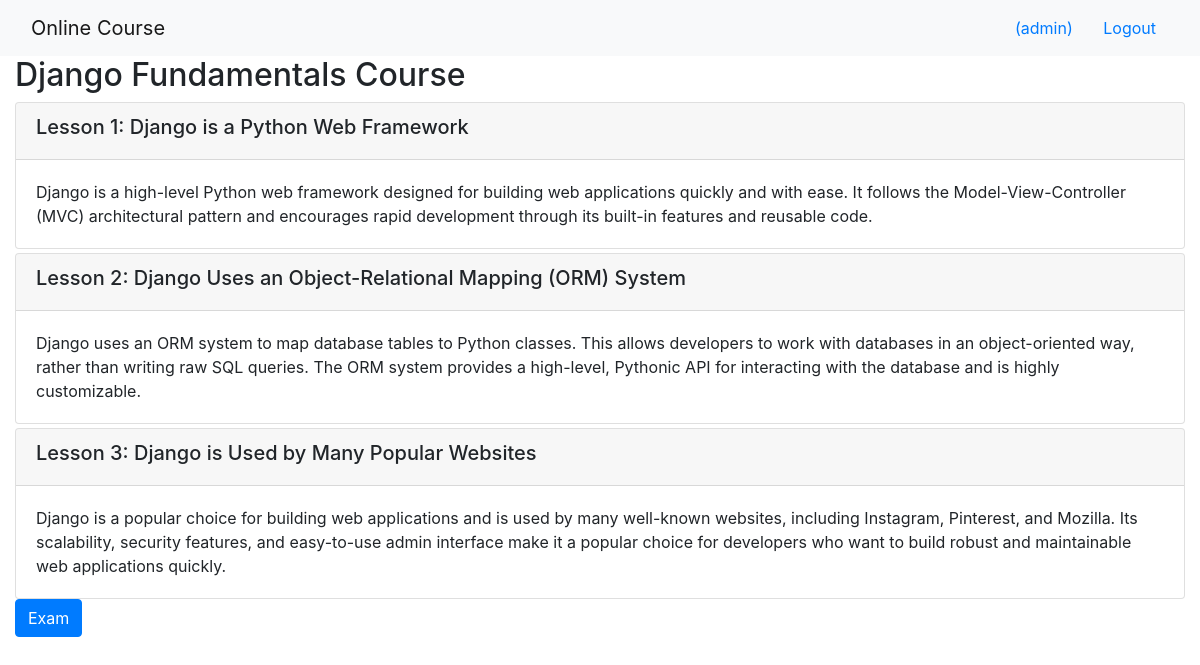
The app's page /onlinecourse/2/ (signed in) with its own data.
### onlinecourse/models.py (models this page shows, shortened)
class Course(models.Model):
    name = models.CharField(null=False, max_length=30, default='online course')
    description = models.CharField(max_length=1000)
    pub_date = models.DateField(null=True)
    image = models.FileField(upload_to='course_images/', blank=True, null=True)
    instructors = models.ManyToManyField(Instructor)
    users = models.ManyToManyField(settings.AUTH_USER_MODEL, through='Enrollment')
    total_enrollment = models.IntegerField(default=0)
    is_enrolled = False

class Lesson(models.Model):
    title = models.CharField(max_length=200, default="title")
    order = models.IntegerField(default=0)
    course = models.ForeignKey(Course, on_delete=models.CASCADE)
    content = models.TextField()

### onlinecourse/views.py (the view)
# urls.py: path('<int:pk>/', views.CourseDetailView.as_view(), name='course_details'),
class CourseDetailView(generic.DetailView):
    model = Course
    template_name = 'onlinecourse/course_detail_bootstrap.html'

### onlinecourse/templates/onlinecourse/course_detail_bootstrap.html (shortened to what this page needs)
{% extends "onlinecourse/index.html" %}
{% block content %}
    <div class="container-fluid">
        <h2>{{ course.name }}</h2>
        <div class="card-columns-vertical">
            {% for lesson in course.lesson_set.all %}
                <div class="card mt-1">
                    <div class="card-header"><h5>Lesson {{lesson.order|add:1}}: {{lesson.title}}</h5></div>
                    <div class="card-body">{{lesson.content}}</div>
                </div>
            {% endfor %}
        </div>
        {% if user.is_authenticated %}
        {% if course.questions.all %}
        <form action="{% url 'onlinecourse:Check_exam' course.id %}" method="post">
            <input class="btn btn-primary"  type="submit" value="Exam">
        </form>
        {% endif %}
        {% endif %}
    </div>
{% endblock %}

### onlinecourse/templates/onlinecourse/index.html (shortened to what this page needs)
<!DOCTYPE html>
<html lang="en">
<head>
    {% load static %}
    <link rel="stylesheet" href="https://maxcdn.bootstrapcdn.com/bootstrap/4.5.2/css/bootstrap.min.css">
</head>
<body>
    <nav class="navbar navbar-light bg-light">
        <div class="container-fluid">
            <div class="navbar-header">
                  <a class="navbar-brand" href="{% url 'onlinecourse:index' %}">Online Course</a>
            </div>
            <ul class="nav navbar-nav navbar-right">
                {% if user.is_authenticated %}
                <li>
                    <a class="btn btn-link" href="#">{{ user.first_name }}({{ user.username }})</a>
                    <a class="btn btn-link" href="{% url 'user:logout' %}">Logout</a>
                </li>
                {% endif %}
            </ul>
        </div>
    </nav>
{% block content %}
{% endblock %}
</body>
</html>

### records on screen
Course: name "Django Fundamentals Course"
Lesson: order|add "1", title "Django is a Python Web Framework", content "Django is a high-level Python web framework designed for building web applications quickly and with ease. It follows the Model-View-Controller (MVC) architectural pattern and encourages rapid development through its built-in features and reusable code."
Lesson: order|add "2", title "Django Uses an Object-Relational Mapping (ORM) System", content "Django uses an ORM system to map database tables to Python classes. This allows developers to work with databases in an object-oriented way, rather than writing raw SQL queries. The ORM system provides a high-level, Pythonic API for interacting with the database and is highly customizable."
Lesson: order|add "3", title "Django is Used by Many Popular Websites", content "Django is a popular choice for building web applications and is used by many well-known websites, including Instagram, Pinterest, and Mozilla. Its scalability, security features, and easy-to-use admin interface make it a popular choice for developers who want to build robust and maintainable web applications quickly."

### other values on screen
{{ user.username }} "admin"
